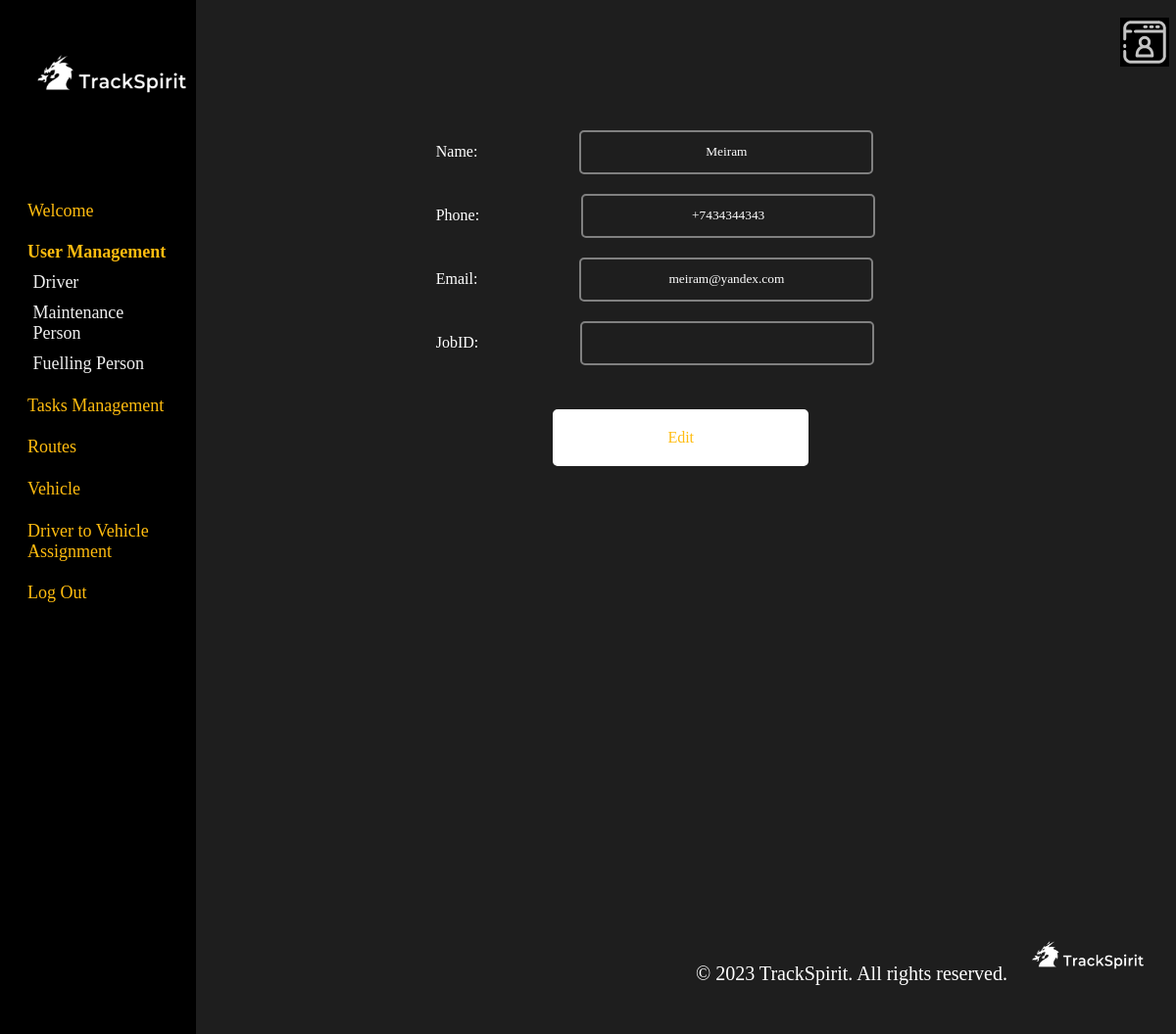
Page /admin/edit_fuel.php?fuel_person_id=3 on the committed database.
### tables this page shows
CREATE TABLE `fuelingperson` (
  `fuel_person_id` int(11) NOT NULL,
  `government_id` bigint(20) NOT NULL,
  `name` varchar(50) DEFAULT NULL,
  `surname` varchar(50) DEFAULT NULL,
  `middle_name` varchar(50) DEFAULT NULL,
  `phone` varchar(50) DEFAULT NULL,
  `email` varchar(50) NOT NULL,
  `address` varchar(100) DEFAULT NULL,
  `job` varchar(255) DEFAULT NULL,
  `fuel_job_id` int(11) DEFAULT NULL
);

### admin/edit_fuel.php (the view, shortened to what this page needs)
<?php
$mysqli = new mysqli("localhost", "root", "", "db");
$fuel_person_id=$_GET['fuel_person_id'];
$strSQL ="select * from fuelingperson WHERE fuel_person_id = '$fuel_person_id'";
$result=$mysqli->query($strSQL);
$row=mysqli_fetch_array($result);
?>
<html>
    <head>
</head>
<body>
    <header>
        <img src="image/personal-page.png" alt="personal page" style="height: 50px; width: 50px; margin-left: 96%;">
    </header>
    <main>
    <form method="post" action="edit_fuel_process.php">
                <p3 style="color:white; text-align: center; width:50%;">Name:</p3> <input type="text" id="name" name="username" value="<?=$row['name']?>" required>
                <p3 style="color:white; text-align: center; width:50%;">Phone:</p3> <input type="text" id="phone" name="phone" value="<?=$row['phone']?>" required>
                <p3 style="color:white; text-align: center; width:50%;">Email:</p3> <input type="email" id="email" name="email" value="<?=$row['email']?>" required>
                <p3 style="color:white; text-align: center; width:50%;">JobID:</p3> <input type="text" id="fuel_job_id" name="fuel_job_id" value="<?=$row['fuel_job_id']?>" required>
                <input type="submit" class = "Button" value="Edit">
        </form>
    </main>
        <aside>
            <img src="image/logo.png" alt="TrackSpirit Logo" class="logo">
        <a href="welcome.php" class="a1">Welcome</a>
            <a href="user.php" class="a1 selected">User Management</a>
            <a href="driver.php" class="a2">Driver</a>
            <a href="maintenance.php" class="a2">Maintenance Person</a>
            <a href="fuelling.php" class="a2">Fuelling Person</a>
            <a href="tasks.php" class="a1">Tasks Management</a>
            <a href="servicesAdmin.php" class="a1">Routes</a>
            <a href="vehicle.php" class="a1">Vehicle</a>
            <a href="assignment.php" class="a1">Driver to Vehicle Assignment</a>
            <a href="/csci361teamwork/logout.php" class="a1">Log Out</a>
        </aside>
        <footer style="text-align: right;">
            <span> © 2023 TrackSpirit. All rights reserved.</span>
            <img src="image/logo.png" alt="TrackSpirit logo">
        </footer>
    </body>
    </html>

### admin/edit_fuel.php (style rules this page uses)
* { font-family: Montserrat; }
body { background-color: #1E1E1E; }
header { max-width: 100%; height: 50px; background:transparent; padding: 10px; margin-left:15%; }
form { width: 500px; height: 600px; background-color: transparent; margin: auto; margin-top: -20%; }
input { width: 300px; height: 45px; border: 2px solid gray; background-color: transparent; padding: 5px; margin: 10px; margin-left: 100px; border-radius: 5px; text-align: center; color: white; }
main { max-width: 100%; height: 600px; background:transparent; padding: 20px; margin: auto; margin-left: 24%; margin-right: 8%; margin-top: 15% }
aside { width: 15%; height: 100%; background-color: black; padding: 10px; position: fixed; top: 0px; left: 0; overflow: hidden; }
aside a.a1 { font-size: 18px; color: #FFBC0F; text-decoration: none; margin: 10px; display: block; margin-left: 10%; margin-right: 10%; margin-top: 12%; }
aside a.a2 { font-size: 18px; color: #F0F0F0; text-decoration: none; margin: 10px; display: block; margin-left: 13%; margin-right: 10%; margin-top: 5%; }
footer { max-width: 100%; height: 50px; background: transparent; padding: 10px; }
span { font-size: 20px; color: #ffffff; text-align: right; }
footer img { height: 150px; width: 150px; margin-bottom: -4.7%; }
.selected { font-weight: bold; }
.button { display: block; width: 261px; height: 58px; background: white; border: 2px solid white; border-radius: 5px; font-size: 16px; text-align: center; color: #FFBC0F; cursor: pointer; margin:auto; margin-top: 7%; }
.logo { display: block; margin: 0; margin-top: -15%; width: 200px; height: 200px; cursor: pointer; }

### rows in the picture
fuelingperson: username "Meiram", phone "+7434344343", email "meiram@yandex.com"
